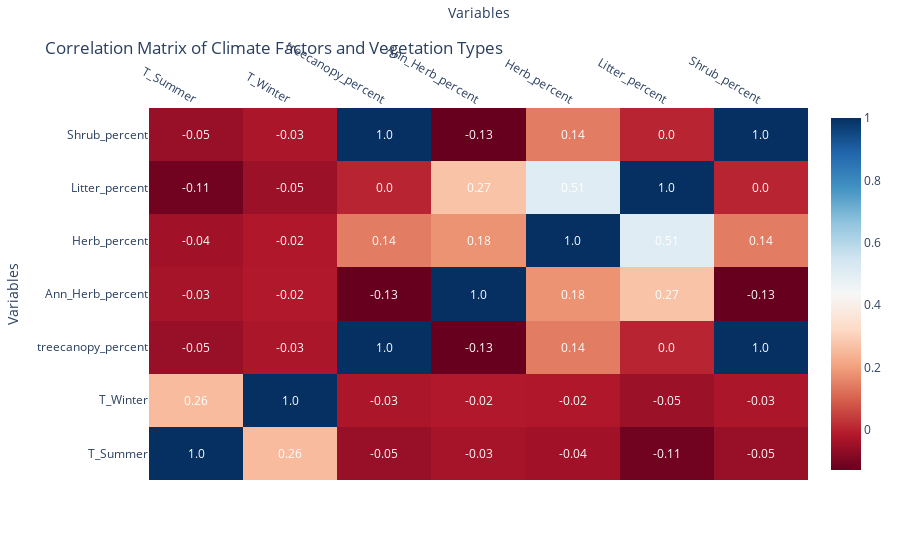

The notebook cell saved with this chart:
### Markdown cell above
### Q4: What kind of plant helps prevent global warming most efficiently?

### Code cell
import plotly.figure_factory as ff
correlation_data = historical_data[['T_Summer', 'T_Winter', 'treecanopy_percent', 'Ann_Herb_percent', 
                                    'Herb_percent', 'Litter_percent', 'Shrub_percent']]

correlation_matrix = correlation_data.corr()

fig = ff.create_annotated_heatmap(
    z=correlation_matrix.values,
    x=list(correlation_matrix.columns),
    y=list(correlation_matrix.index),
    annotation_text=correlation_matrix.round(2).values,
    colorscale='RdBu',  
    showscale=True
)

fig.update_layout(
    title='Correlation Matrix of Climate Factors and Vegetation Types',
    xaxis_title='Variables',
    yaxis_title='Variables',
    xaxis=dict(tickmode='array', tickvals=list(range(len(correlation_matrix.columns))), ticktext=list(correlation_matrix.columns)),
    yaxis=dict(tickmode='array', tickvals=list(range(len(correlation_matrix.index))), ticktext=list(correlation_matrix.index))
)

### Figure 1 — Plotly figure (JSON) as saved in the notebook; plotly's stock layout.template omitted (floating-point values rounded to 4 significant figures)
{"data": [{"colorscale": [[0, "rgb(103,0,31)"], [0.1, "rgb(178,24,43)"], [0.2, "rgb(214,96,77)"], [0.3, "rgb(244,165,130)"], [0.4, "rgb(253,219,199)"], [0.5, "rgb(247,247,247)"], [0.6, "rgb(209,229,240)"], [0.7, "rgb(146,197,222)"], [0.8, "rgb(67,147,195)"], [0.9, "rgb(33,102,172)"], [1, "rgb(5,48,97)"]], "reversescale": false, "showscale": true, "type": "heatmap", "x": ["T_Summer", "T_Winter", "treecanopy_percent", "Ann_Herb_percent", "Herb_percent", "Litter_percent", "Shrub_percent"], "y": ["T_Summer", "T_Winter", "treecanopy_percent", "Ann_Herb_percent", "Herb_percent", "Litter_percent", "Shrub_percent"], "z": [[1, 0.2569, -0.0536, -0.03489, -0.04135, -0.1135, -0.0536], [0.2569, 1, -0.02567, -0.0172, -0.01807, -0.05038, -0.02567], [-0.0536, -0.02567, 1, -0.1279, 0.1429, 0.003493, 1], [-0.03489, -0.0172, -0.1279, 1, 0.1802, 0.2732, -0.1279], [-0.04135, -0.01807, 0.1429, 0.1802, 1, 0.5071, 0.1429], [-0.1135, -0.05038, 0.003493, 0.2732, 0.5071, 1, 0.003493], [-0.0536, -0.02567, 1, -0.1279, 0.1429, 0.003493, 1]]}], "layout": {"annotations": [{"font": {"color": "#FFFFFF"}, "showarrow": false, "text": "1.0", "x": "T_Summer", "xref": "x", "y": "T_Summer", "yref": "y"}, {"font": {"color": "#FFFFFF"}, "showarrow": false, "text": "0.26", "x": "T_Winter", "xref": "x", "y": "T_Summer", "yref": "y"}, {"font": {"color": "#FFFFFF"}, "showarrow": false, "text": "-0.05", "x": "treecanopy_percent", "xref": "x", "y": "T_Summer", "yref": "y"}, {"font": {"color": "#FFFFFF"}, "showarrow": false, "text": "-0.03", "x": "Ann_Herb_percent", "xref": "x", "y": "T_Summer", "yref": "y"}, {"font": {"color": "#FFFFFF"}, "showarrow": false, "text": "-0.04", "x": "Herb_percent", "xref": "x", "y": "T_Summer", "yref": "y"}, {"font": {"color": "#FFFFFF"}, "showarrow": false, "text": "-0.11", "x": "Litter_percent", "xref": "x", "y": "T_Summer", "yref": "y"}, {"font": {"color": "#FFFFFF"}, "showarrow": false, "text": "-0.05", "x": "Shrub_percent", "xref": "x", "y": "T_Summer", "yref": "y"}, {"font": {"color": "#FFFFFF"}, "showarrow": false, "text": "0.26", "x": "T_Summer", "xref": "x", "y": "T_Winter", "yref": "y"}, {"font": {"color": "#FFFFFF"}, "showarrow": false, "text": "1.0", "x": "T_Winter", "xref": "x", "y": "T_Winter", "yref": "y"}, {"font": {"color": "#FFFFFF"}, "showarrow": false, "text": "-0.03", "x": "treecanopy_percent", "xref": "x", "y": "T_Winter", "yref": "y"}, {"font": {"color": "#FFFFFF"}, "showarrow": false, "text": "-0.02", "x": "Ann_Herb_percent", "xref": "x", "y": "T_Winter", "yref": "y"}, {"font": {"color": "#FFFFFF"}, "showarrow": false, "text": "-0.02", "x": "Herb_percent", "xref": "x", "y": "T_Winter", "yref": "y"}, {"font": {"color": "#FFFFFF"}, "showarrow": false, "text": "-0.05", "x": "Litter_percent", "xref": "x", "y": "T_Winter", "yref": "y"}, {"font": {"color": "#FFFFFF"}, "showarrow": false, "text": "-0.03", "x": "Shrub_percent", "xref": "x", "y": "T_Winter", "yref": "y"}, {"font": {"color": "#FFFFFF"}, "showarrow": false, "text": "-0.05", "x": "T_Summer", "xref": "x", "y": "treecanopy_percent", "yref": "y"}, {"font": {"color": "#FFFFFF"}, "showarrow": false, "text": "-0.03", "x": "T_Winter", "xref": "x", "y": "treecanopy_percent", "yref": "y"}, {"font": {"color": "#FFFFFF"}, "showarrow": false, "text": "1.0", "x": "treecanopy_percent", "xref": "x", "y": "treecanopy_percent", "yref": "y"}, {"font": {"color": "#FFFFFF"}, "showarrow": false, "text": "-0.13", "x": "Ann_Herb_percent", "xref": "x", "y": "treecanopy_percent", "yref": "y"}, {"font": {"color": "#FFFFFF"}, "showarrow": false, "text": "0.14", "x": "Herb_percent", "xref": "x", "y": "treecanopy_percent", "yref": "y"}, {"font": {"color": "#FFFFFF"}, "showarrow": false, "text": "0.0", "x": "Litter_percent", "xref": "x", "y": "treecanopy_percent", "yref": "y"}, {"font": {"color": "#FFFFFF"}, "showarrow": false, "text": "1.0", "x": "Shrub_percent", "xref": "x", "y": "treecanopy_percent", "yref": "y"}, {"font": {"color": "#FFFFFF"}, "showarrow": false, "text": "-0.03", "x": "T_Summer", "xref": "x", "y": "Ann_Herb_percent", "yref": "y"}, {"font": {"color": "#FFFFFF"}, "showarrow": false, "text": "-0.02", "x": "T_Winter", "xref": "x", "y": "Ann_Herb_percent", "yref": "y"}, {"font": {"color": "#FFFFFF"}, "showarrow": false, "text": "-0.13", "x": "treecanopy_percent", "xref": "x", "y": "Ann_Herb_percent", "yref": "y"}, {"font": {"color": "#FFFFFF"}, "showarrow": false, "text": "1.0", "x": "Ann_Herb_percent", "xref": "x", "y": "Ann_Herb_percent", "yref": "y"}, {"font": {"color": "#FFFFFF"}, "showarrow": false, "text": "0.18", "x": "Herb_percent", "xref": "x", "y": "Ann_Herb_percent", "yref": "y"}, {"font": {"color": "#FFFFFF"}, "showarrow": false, "text": "0.27", "x": "Litter_percent", "xref": "x", "y": "Ann_Herb_percent", "yref": "y"}, {"font": {"color": "#FFFFFF"}, "showarrow": false, "text": "-0.13", "x": "Shrub_percent", "xref": "x", "y": "Ann_Herb_percent", "yref": "y"}, {"font": {"color": "#FFFFFF"}, "showarrow": false, "text": "-0.04", "x": "T_Summer", "xref": "x", "y": "Herb_percent", "yref": "y"}, {"font": {"color": "#FFFFFF"}, "showarrow": false, "text": "-0.02", "x": "T_Winter", "xref": "x", "y": "Herb_percent", "yref": "y"}, {"font": {"color": "#FFFFFF"}, "showarrow": false, "text": "0.14", "x": "treecanopy_percent", "xref": "x", "y": "Herb_percent", "yref": "y"}, {"font": {"color": "#FFFFFF"}, "showarrow": false, "text": "0.18", "x": "Ann_Herb_percent", "xref": "x", "y": "Herb_percent", "yref": "y"}, {"font": {"color": "#FFFFFF"}, "showarrow": false, "text": "1.0", "x": "Herb_percent", "xref": "x", "y": "Herb_percent", "yref": "y"}, {"font": {"color": "#FFFFFF"}, "showarrow": false, "text": "0.51", "x": "Litter_percent", "xref": "x", "y": "Herb_percent", "yref": "y"}, {"font": {"color": "#FFFFFF"}, "showarrow": false, "text": "0.14", "x": "Shrub_percent", "xref": "x", "y": "Herb_percent", "yref": "y"}, {"font": {"color": "#FFFFFF"}, "showarrow": false, "text": "-0.11", "x": "T_Summer", "xref": "x", "y": "Litter_percent", "yref": "y"}, {"font": {"color": "#FFFFFF"}, "showarrow": false, "text": "-0.05", "x": "T_Winter", "xref": "x", "y": "Litter_percent", "yref": "y"}, {"font": {"color": "#FFFFFF"}, "showarrow": false, "text": "0.0", "x": "treecanopy_percent", "xref": "x", "y": "Litter_percent", "yref": "y"}, {"font": {"color": "#FFFFFF"}, "showarrow": false, "text": "0.27", "x": "Ann_Herb_percent", "xref": "x", "y": "Litter_percent", "yref": "y"}, {"font": {"color": "#FFFFFF"}, "showarrow": false, "text": "0.51", "x": "Herb_percent", "xref": "x", "y": "Litter_percent", "yref": "y"}, {"font": {"color": "#FFFFFF"}, "showarrow": false, "text": "1.0", "x": "Litter_percent", "xref": "x", "y": "Litter_percent", "yref": "y"}, {"font": {"color": "#FFFFFF"}, "showarrow": false, "text": "0.0", "x": "Shrub_percent", "xref": "x", "y": "Litter_percent", "yref": "y"}, {"font": {"color": "#FFFFFF"}, "showarrow": false, "text": "-0.05", "x": "T_Summer", "xref": "x", "y": "Shrub_percent", "yref": "y"}, {"font": {"color": "#FFFFFF"}, "showarrow": false, "text": "-0.03", "x": "T_Winter", "xref": "x", "y": "Shrub_percent", "yref": "y"}, {"font": {"color": "#FFFFFF"}, "showarrow": false, "text": "1.0", "x": "treecanopy_percent", "xref": "x", "y": "Shrub_percent", "yref": "y"}, {"font": {"color": "#FFFFFF"}, "showarrow": false, "text": "-0.13", "x": "Ann_Herb_percent", "xref": "x", "y": "Shrub_percent", "yref": "y"}, {"font": {"color": "#FFFFFF"}, "showarrow": false, "text": "0.14", "x": "Herb_percent", "xref": "x", "y": "Shrub_percent", "yref": "y"}, {"font": {"color": "#FFFFFF"}, "showarrow": false, "text": "0.0", "x": "Litter_percent", "xref": "x", "y": "Shrub_percent", "yref": "y"}, {"font": {"color": "#FFFFFF"}, "showarrow": false, "text": "1.0", "x": "Shrub_percent", "xref": "x", "y": "Shrub_percent", "yref": "y"}], "title": {"text": "Correlation Matrix of Climate Factors and Vegetation Types"}, "xaxis": {"dtick": 1, "gridcolor": "rgb(0, 0, 0)", "side": "top", "tickmode": "array", "ticks": "", "ticktext": ["T_Summer", "T_Winter", "treecanopy_percent", "Ann_Herb_percent", "Herb_percent", "Litter_percent", "Shrub_percent"], "tickvals": [0, 1, 2, 3, 4, 5, 6], "title": {"text": "Variables"}}, "yaxis": {"dtick": 1, "tickmode": "array", "ticks": "", "ticksuffix": "  ", "ticktext": ["T_Summer", "T_Winter", "treecanopy_percent", "Ann_Herb_percent", "Herb_percent", "Litter_percent", "Shrub_percent"], "tickvals": [0, 1, 2, 3, 4, 5, 6], "title": {"text": "Variables"}}}}
